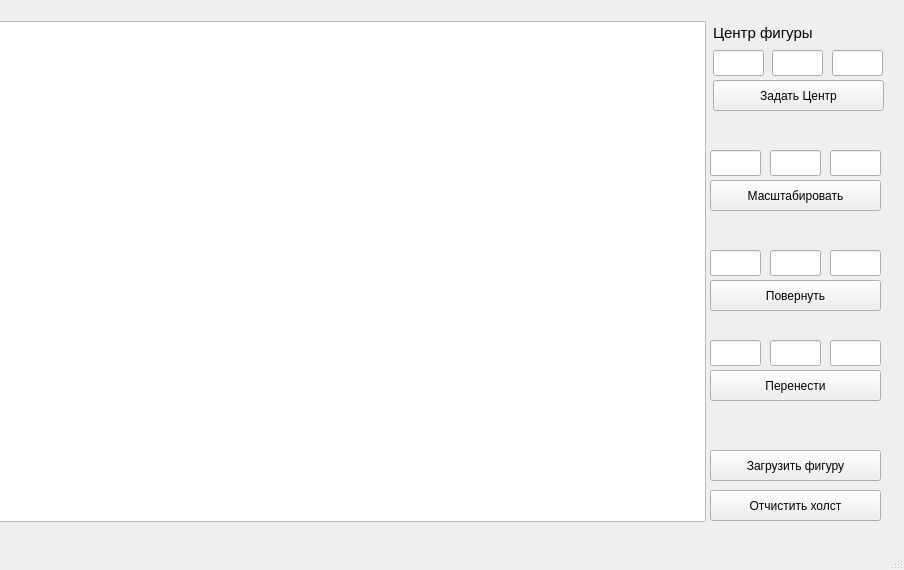
<?xml version="1.0" encoding="UTF-8"?>
<ui version="4.0">
 <class>MainWindow</class>
 <widget class="QMainWindow" name="MainWindow">
  <property name="geometry">
   <rect>
    <x>0</x>
    <y>0</y>
    <width>904</width>
    <height>570</height>
   </rect>
  </property>
  <property name="windowTitle">
   <string>MainWindow</string>
  </property>
  <widget class="QWidget" name="centralwidget">
   <widget class="QGraphicsView" name="graphicsView">
    <property name="geometry">
     <rect>
      <x>-5</x>
      <y>21</y>
      <width>711</width>
      <height>501</height>
     </rect>
    </property>
   </widget>
   <widget class="QPushButton" name="pushButton_2">
    <property name="geometry">
     <rect>
      <x>713</x>
      <y>80</y>
      <width>171</width>
      <height>31</height>
     </rect>
    </property>
    <property name="text">
     <string>Задать Центр</string>
    </property>
   </widget>
   <widget class="QPushButton" name="pushButton_3">
    <property name="geometry">
     <rect>
      <x>710</x>
      <y>180</y>
      <width>171</width>
      <height>31</height>
     </rect>
    </property>
    <property name="text">
     <string>Масштабировать</string>
    </property>
   </widget>
   <widget class="QPushButton" name="pushButton_4">
    <property name="geometry">
     <rect>
      <x>710</x>
      <y>280</y>
      <width>171</width>
      <height>31</height>
     </rect>
    </property>
    <property name="text">
     <string>Повернуть</string>
    </property>
   </widget>
   <widget class="QLineEdit" name="lineEdit_4">
    <property name="geometry">
     <rect>
      <x>710</x>
      <y>150</y>
      <width>51</width>
      <height>26</height>
     </rect>
    </property>
   </widget>
   <widget class="QLineEdit" name="lineEdit_5">
    <property name="geometry">
     <rect>
      <x>770</x>
      <y>150</y>
      <width>51</width>
      <height>26</height>
     </rect>
    </property>
   </widget>
   <widget class="QLineEdit" name="lineEdit_6">
    <property name="geometry">
     <rect>
      <x>830</x>
      <y>150</y>
      <width>51</width>
      <height>26</height>
     </rect>
    </property>
   </widget>
   <widget class="QPushButton" name="pushButton_5">
    <property name="geometry">
     <rect>
      <x>710</x>
      <y>370</y>
      <width>171</width>
      <height>31</height>
     </rect>
    </property>
    <property name="text">
     <string>Перенести</string>
    </property>
   </widget>
   <widget class="QLineEdit" name="lineEdit_9">
    <property name="geometry">
     <rect>
      <x>770</x>
      <y>340</y>
      <width>51</width>
      <height>26</height>
     </rect>
    </property>
   </widget>
   <widget class="QLineEdit" name="lineEdit_10">
    <property name="geometry">
     <rect>
      <x>830</x>
      <y>340</y>
      <width>51</width>
      <height>26</height>
     </rect>
    </property>
   </widget>
   <widget class="QLineEdit" name="lineEdit_11">
    <property name="geometry">
     <rect>
      <x>710</x>
      <y>340</y>
      <width>51</width>
      <height>26</height>
     </rect>
    </property>
   </widget>
   <widget class="QPushButton" name="pushButton_6">
    <property name="geometry">
     <rect>
      <x>710</x>
      <y>450</y>
      <width>171</width>
      <height>31</height>
     </rect>
    </property>
    <property name="text">
     <string>Загрузить фигуру</string>
    </property>
   </widget>
   <widget class="QPushButton" name="pushButton_7">
    <property name="geometry">
     <rect>
      <x>710</x>
      <y>490</y>
      <width>171</width>
      <height>31</height>
     </rect>
    </property>
    <property name="text">
     <string>Отчистить холст</string>
    </property>
   </widget>
   <widget class="QLabel" name="label_2">
    <property name="geometry">
     <rect>
      <x>713</x>
      <y>22</y>
      <width>120</width>
      <height>21</height>
     </rect>
    </property>
    <property name="font">
     <font>
      <pointsize>11</pointsize>
     </font>
    </property>
    <property name="text">
     <string>Центр фигуры</string>
    </property>
   </widget>
   <widget class="QLineEdit" name="lineEdit_8">
    <property name="geometry">
     <rect>
      <x>772</x>
      <y>50</y>
      <width>51</width>
      <height>26</height>
     </rect>
    </property>
   </widget>
   <widget class="QLineEdit" name="lineEdit_12">
    <property name="geometry">
     <rect>
      <x>832</x>
      <y>50</y>
      <width>51</width>
      <height>26</height>
     </rect>
    </property>
   </widget>
   <widget class="QLineEdit" name="lineEdit_13">
    <property name="geometry">
     <rect>
      <x>713</x>
      <y>50</y>
      <width>51</width>
      <height>26</height>
     </rect>
    </property>
   </widget>
   <widget class="QLineEdit" name="lineEdit_7">
    <property name="geometry">
     <rect>
      <x>710</x>
      <y>250</y>
      <width>51</width>
      <height>26</height>
     </rect>
    </property>
   </widget>
   <widget class="QLineEdit" name="lineEdit_14">
    <property name="geometry">
     <rect>
      <x>830</x>
      <y>250</y>
      <width>51</width>
      <height>26</height>
     </rect>
    </property>
   </widget>
   <widget class="QLineEdit" name="lineEdit_15">
    <property name="geometry">
     <rect>
      <x>770</x>
      <y>250</y>
      <width>51</width>
      <height>26</height>
     </rect>
    </property>
   </widget>
  </widget>
  <widget class="QMenuBar" name="menubar">
   <property name="geometry">
    <rect>
     <x>0</x>
     <y>0</y>
     <width>904</width>
     <height>23</height>
    </rect>
   </property>
  </widget>
  <widget class="QStatusBar" name="statusbar"/>
 </widget>
 <resources/>
 <connections/>
</ui>
